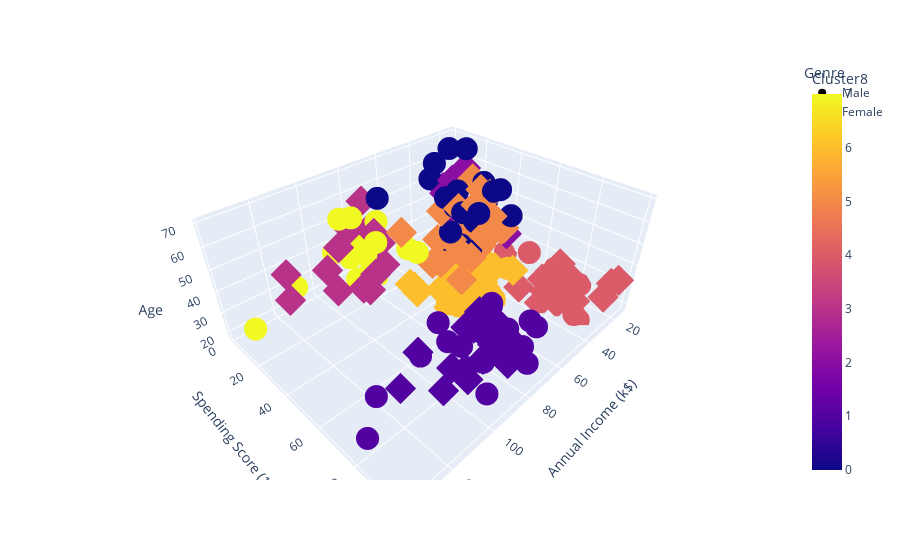

The cell this chart's notebook holds for it:
### Code cell
fig = px.scatter_3d(
    data,
    x="Annual Income (k$)",
    y="Spending Score (1-100)",
    z="Age",
    color="Cluster8",
    symbol="Genre",
)
fig.show()

### Figure 1 — Plotly figure (JSON) as saved in the notebook; plotly's stock layout.template omitted (floating-point values rounded to 4 significant figures)
{"data": [{"hovertemplate": "Genre=Male<br>Annual Income (k$)=%{x}<br>Spending Score (1-100)=%{y}<br>Age=%{z}<br>Cluster8=%{marker.color}<extra></extra>", "legendgroup": "Male", "marker": {"color": [4, 4, 0, 0, 2, 4, 4, 0, 2, 4, 4, 4, 4, 0, 0, 4, 4, 0, 6, 0, 0, 0, 0, 0, 6, 0, 6, 6, 0, 0, 6, 0, 0, 6, 0, 0, 6, 0, 6, 0, 6, 0, 6, 0, 0, 0, 0, 0, 6, 6, 1, 7, 1, 0, 1, 7, 1, 7, 1, 7, 1, 7, 1, 7, 1, 7, 1, 7, 7, 7, 7, 7, 1, 7, 1, 7, 1, 7, 1, 7, 1, 7, 1, 1, 7, 1, 7, 1], "coloraxis": "coloraxis", "symbol": "circle"}, "mode": "markers", "name": "Male", "scene": "scene", "showlegend": true, "type": "scatter3d", "x": [15, 15, 19, 19, 20, 20, 21, 23, 24, 24, 25, 28, 28, 30, 33, 33, 38, 39, 42, 43, 43, 44, 46, 46, 46, 48, 48, 48, 49, 54, 54, 54, 54, 54, 54, 54, 59, 60, 60, 61, 61, 62, 62, 62, 63, 63, 63, 63, 64, 67, 69, 71, 71, 71, 71, 71, 71, 73, 73, 74, 75, 77, 77, 77, 78, 78, 78, 78, 78, 81, 85, 86, 87, 87, 87, 87, 87, 88, 88, 93, 93, 98, 99, 101, 113, 126, 137, 137], "y": [39, 81, 3, 14, 13, 79, 66, 29, 35, 73, 73, 82, 61, 4, 4, 92, 92, 36, 60, 60, 41, 46, 46, 56, 55, 51, 59, 59, 55, 47, 54, 48, 51, 55, 41, 46, 41, 49, 52, 42, 49, 59, 55, 56, 46, 43, 48, 52, 46, 56, 91, 35, 95, 11, 75, 9, 75, 5, 73, 10, 93, 12, 97, 36, 90, 17, 88, 1, 1, 5, 26, 20, 63, 13, 75, 10, 92, 15, 69, 14, 90, 15, 97, 68, 8, 74, 18, 83], "z": [19, 21, 64, 67, 37, 22, 20, 52, 35, 25, 31, 29, 35, 60, 53, 18, 24, 48, 33, 59, 47, 69, 53, 70, 19, 63, 18, 19, 70, 59, 26, 40, 57, 38, 67, 48, 18, 48, 24, 48, 20, 67, 26, 49, 54, 68, 66, 65, 19, 27, 39, 43, 40, 59, 38, 47, 39, 20, 32, 19, 32, 25, 28, 48, 34, 43, 39, 37, 34, 19, 50, 42, 32, 40, 28, 36, 36, 58, 27, 59, 35, 46, 30, 28, 33, 32, 32, 30]}, {"hovertemplate": "Genre=Female<br>Annual Income (k$)=%{x}<br>Spending Score (1-100)=%{y}<br>Age=%{z}<br>Cluster8=%{marker.color}<extra></extra>", "legendgroup": "Female", "marker": {"color": [2, 4, 2, 4, 2, 4, 4, 4, 2, 4, 2, 4, 2, 2, 2, 2, 4, 4, 2, 4, 2, 4, 2, 4, 5, 6, 2, 4, 5, 6, 6, 6, 5, 6, 5, 5, 6, 5, 5, 5, 5, 6, 5, 5, 5, 5, 6, 5, 5, 6, 5, 6, 6, 5, 5, 5, 6, 5, 6, 6, 5, 6, 5, 6, 5, 6, 6, 5, 5, 5, 5, 5, 5, 6, 1, 6, 1, 1, 3, 1, 3, 6, 1, 1, 3, 3, 1, 3, 1, 1, 1, 5, 1, 1, 1, 1, 3, 3, 1, 3, 1, 1, 3, 3, 3, 1, 3, 1, 1, 3, 1, 3], "coloraxis": "coloraxis", "symbol": "diamond"}, "mode": "markers", "name": "Female", "scene": "scene", "showlegend": true, "type": "scatter3d", "x": [16, 16, 17, 17, 18, 18, 19, 19, 20, 20, 21, 23, 25, 28, 28, 29, 29, 30, 33, 33, 34, 34, 37, 37, 38, 39, 39, 39, 40, 40, 40, 40, 42, 43, 43, 44, 46, 47, 47, 48, 48, 48, 49, 50, 50, 54, 54, 54, 54, 54, 57, 57, 58, 58, 59, 60, 60, 60, 60, 62, 62, 62, 63, 63, 64, 65, 65, 65, 65, 67, 67, 67, 69, 70, 70, 72, 72, 73, 73, 74, 75, 76, 76, 77, 78, 78, 78, 78, 78, 78, 78, 79, 79, 81, 85, 86, 87, 88, 88, 97, 97, 98, 99, 101, 103, 103, 103, 103, 113, 120, 120, 126], "y": [6, 77, 40, 76, 6, 94, 72, 99, 15, 77, 35, 98, 5, 14, 32, 31, 87, 73, 14, 81, 17, 73, 26, 75, 35, 61, 28, 65, 55, 47, 42, 42, 52, 54, 45, 50, 51, 52, 59, 50, 48, 47, 42, 49, 56, 53, 52, 42, 44, 57, 58, 55, 60, 46, 55, 40, 42, 47, 50, 41, 48, 42, 50, 54, 42, 48, 50, 43, 59, 43, 57, 40, 58, 29, 77, 34, 71, 88, 7, 72, 5, 40, 87, 74, 22, 20, 76, 16, 89, 78, 73, 35, 83, 93, 75, 95, 27, 13, 86, 32, 86, 88, 39, 24, 17, 85, 23, 69, 91, 16, 79, 28], "z": [20, 23, 31, 22, 35, 23, 30, 35, 58, 24, 35, 35, 46, 54, 45, 40, 23, 21, 49, 21, 42, 30, 36, 20, 65, 31, 49, 24, 50, 27, 29, 31, 49, 31, 50, 51, 27, 67, 54, 43, 68, 32, 47, 60, 60, 45, 23, 49, 46, 21, 55, 22, 34, 50, 68, 40, 32, 47, 27, 23, 49, 21, 66, 19, 38, 18, 19, 63, 49, 51, 50, 38, 40, 23, 31, 25, 31, 29, 44, 35, 57, 28, 32, 32, 34, 44, 38, 47, 27, 30, 30, 56, 29, 31, 36, 33, 36, 52, 30, 37, 32, 29, 41, 54, 41, 36, 34, 32, 38, 47, 35, 45]}], "layout": {"coloraxis": {"colorbar": {"title": {"text": "Cluster8"}}, "colorscale": [[0, "#0d0887"], [0.1111, "#46039f"], [0.2222, "#7201a8"], [0.3333, "#9c179e"], [0.4444, "#bd3786"], [0.5556, "#d8576b"], [0.6667, "#ed7953"], [0.7778, "#fb9f3a"], [0.8889, "#fdca26"], [1, "#f0f921"]]}, "legend": {"title": {"text": "Genre"}, "tracegroupgap": 0}, "margin": {"t": 60}, "scene": {"domain": {"x": [0, 1], "y": [0, 1]}, "xaxis": {"title": {"text": "Annual Income (k$)"}}, "yaxis": {"title": {"text": "Spending Score (1-100)"}}, "zaxis": {"title": {"text": "Age"}}}}}
